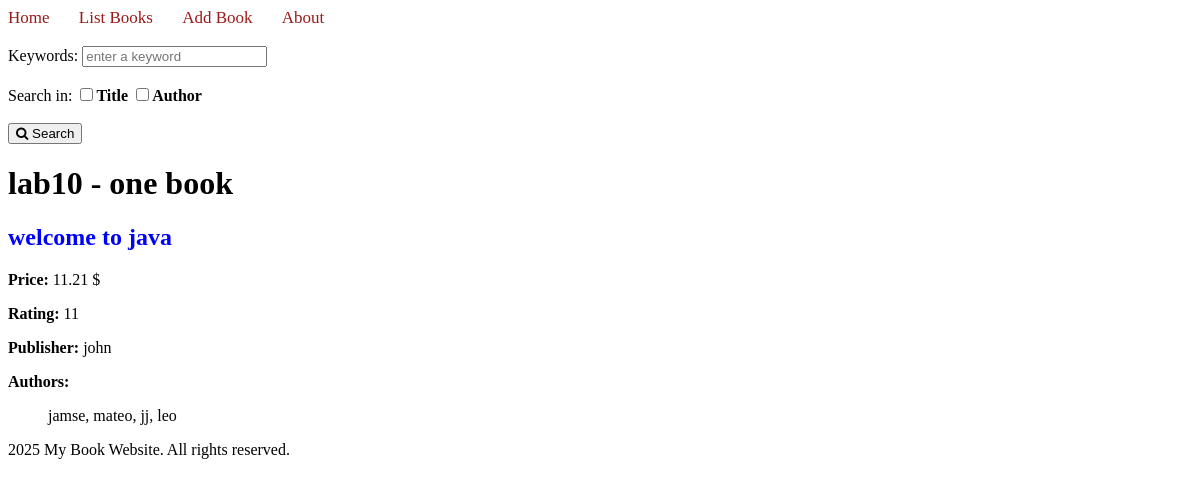
The app's page /books/books/2/ with its own data.
### apps/bookmodule/models.py (models this page shows)
class Book(models.Model):
     title = models.CharField(max_length = 50)
     price = models.DecimalField(max_digits=10, decimal_places=2)
     rating = models.SmallIntegerField(default = 1)
     pubdate= models.DateTimeField(default=timezone.now)
     author = models.ManyToManyField(Author)
     publisher = models.ForeignKey(Publisher, on_delete=models.CASCADE, null=True)
     class Meta:
         ordering = ['title']

class Publisher(models.Model):
    name = models.CharField(max_length=100)
    location = models.CharField(max_length=300)

class Author(models.Model):
    name = models.CharField(max_length= 300)

### apps/bookmodule/views.py (the view)
# urls.py: path('books/<int:bID>/', views.onebook, name='books.newbook'),
def onebook( request , bID):
    book = Book.objects.get(id = bID)
    return render(request, 'bookmodule/onebook.html', {'books': book})

### apps/templates/bookmodule/onebook.html (shortened to what this page needs)
{% extends "layouts/base.html" %}
{% load static %}
{% block content %}
<h1>lab10 - one book</h1>
<h2 style = 'color: blue ;'>{{ books.title }}</h2>
<p><b>Price:</b> {{ books.price }} $ </p>
<p><b>Rating:</b> {{ books.rating }}</p>
<p><b>Publisher:</b> {{ books.publisher.name }}</p>
<p><b>Authors:</b></p>
<ul>
    {% for author in books.author.all %}
    {{ author.name }}{% if not forloop.last %}, {% endif %}
{% empty %}
    No authors
{% endfor %}
</ul>
{% endblock content %}

### records on screen
Book: title "welcome to java", price "11.21", rating "11", publisher.name "john"
Author: name "jamse"
Author: name "mateo"
Author: name "jj"
Author: name "leo"
